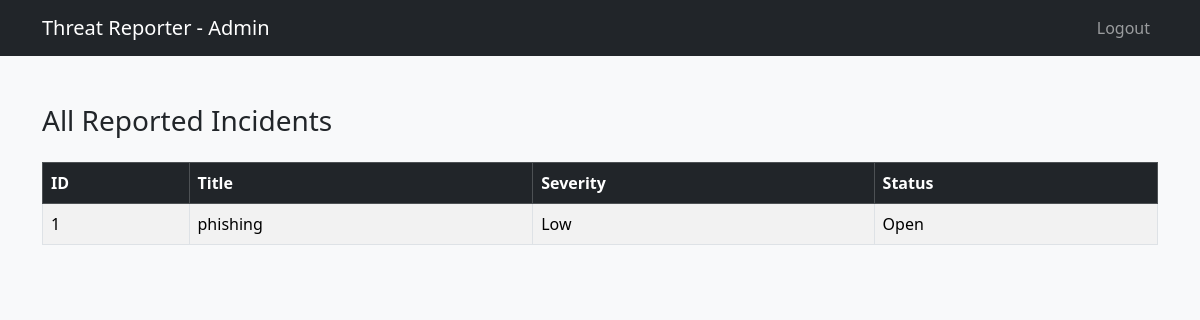
Page /admin (signed in) on the earlier database version.
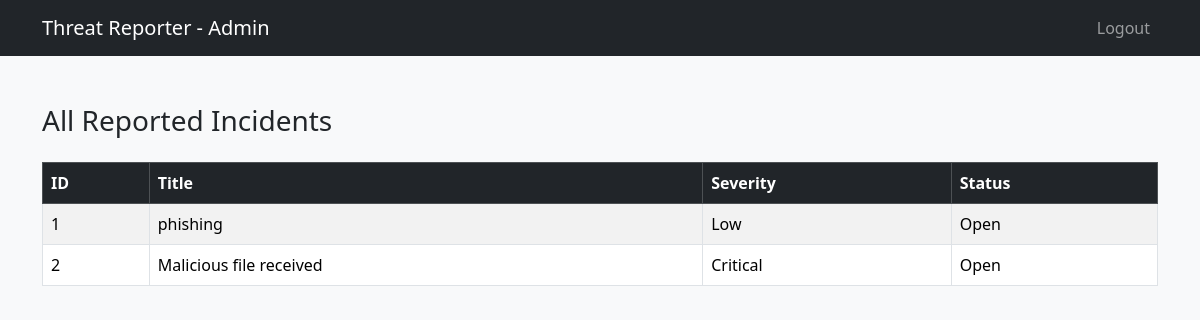
Same page on the later database version.
### app.py (models this page shows)
class Incident(db.Model):
    id = db.Column(db.Integer, primary_key=True)
    title = db.Column(db.String(200), nullable=False)
    description = db.Column(db.Text)
    severity = db.Column(db.String(20))
    status = db.Column(db.String(20), default="Open")
    created_at = db.Column(db.DateTime, default=datetime.utcnow)
    user_id = db.Column(db.Integer, db.ForeignKey("user.id"))
    user = db.relationship("User", backref="incidents")

### app.py (the view)
@app.route("/admin")
def admin_dashboard():
    if "username" not in session or session.get("role") != "admin":
        return redirect(url_for("login_page"))
    incidents = Incident.query.all()
    return render_template("admin.html", incidents=incidents)

### templates/admin.html (shortened to what this page needs)
<!DOCTYPE html>
<html lang="en">
<head>
    <link href="https://cdn.jsdelivr.net/npm/bootstrap@5.3.2/dist/css/bootstrap.min.css" rel="stylesheet">
</head>
<body class="bg-light">
    <nav class="navbar navbar-expand-lg navbar-dark bg-dark">
        <div class="container">
            <a class="navbar-brand" href="#">Threat Reporter - Admin</a>
            <div class="collapse navbar-collapse">
                <ul class="navbar-nav ms-auto">
                    <li class="nav-item">
                        <a class="nav-link" href="/logout">Logout</a>
                    </li>
                </ul>
            </div>
        </div>
    </nav>
    <div class="container mt-5">
        <h3 class="mb-4">All Reported Incidents</h3>
        <table class="table table-striped table-bordered">
            <thead class="table-dark">
                <tr>
                    <th>ID</th>
                    <th>Title</th>
                    <th>Severity</th>
                    <th>Status</th>
                </tr>
            </thead>
            <tbody>
                {% for incident in incidents %}
                <tr>
                    <td>{{ incident.id }}</td>
                    <td>{{ incident.title }}</td>
                    <td>{{ incident.severity }}</td>
                    <td>{{ incident.status }}</td>
                </tr>
                {% else %}
                <tr>
                    <td colspan="4" class="text-center">No incidents reported yet</td>
                </tr>
                {% endfor %}
            </tbody>
        </table>
    </div>
</body>
</html>

Differences in the rows shown:
added Incident: id "2", title "Malicious file received", severity "Critical", status "Open"
